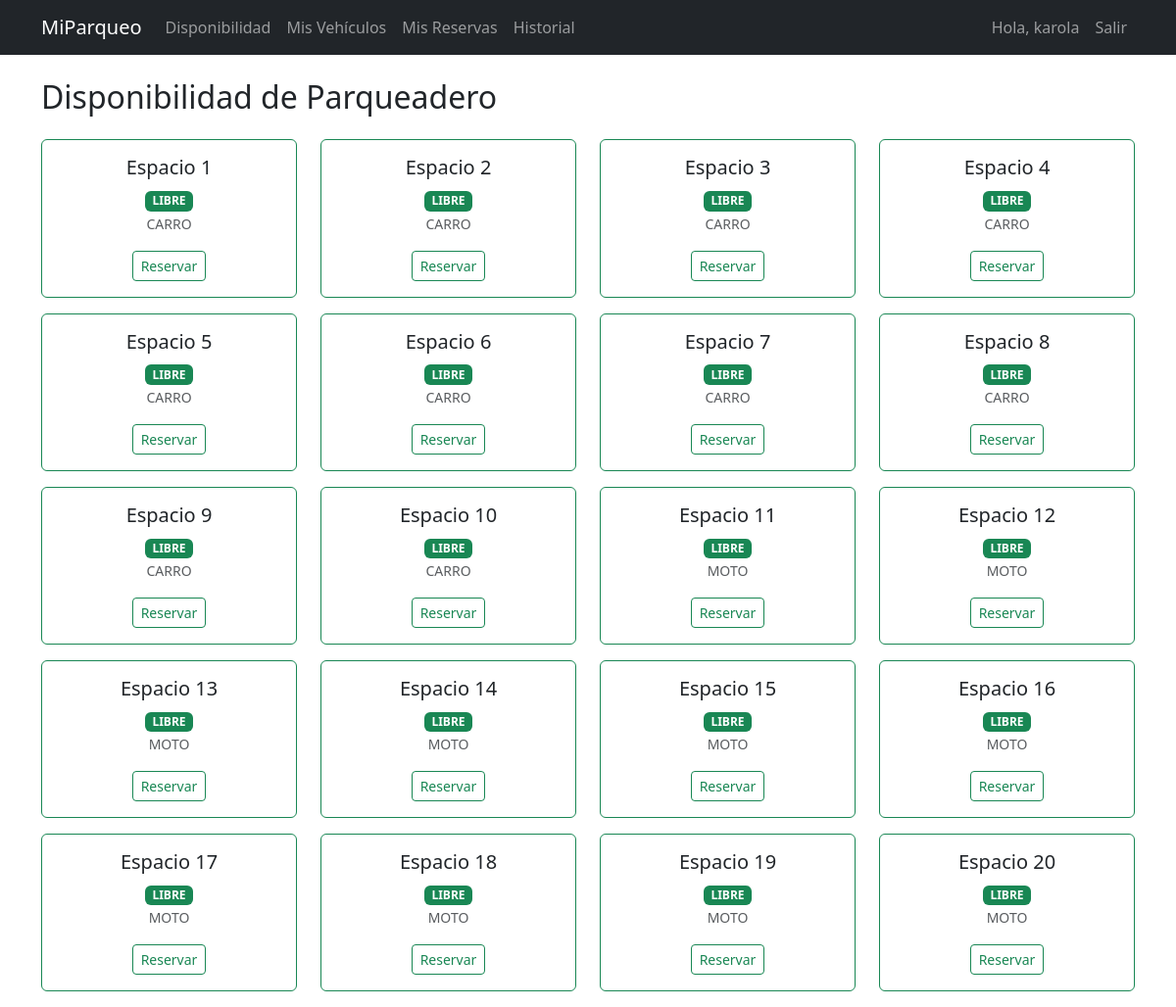
The page /cliente/disponibilidad/ (signed in) on the database its author committed.
### core/models.py (models this page shows, shortened)
class EspacioParqueadero(models.Model):
    TIPO_CHOICES = [
        ('CARRO', 'CARRO'),
        ('MOTO', 'MOTO'),
        ('DISCAPACIDAD', 'DISCAPACIDAD'),
    ]
    ESTADO_CHOICES = [
        ('LIBRE', 'LIBRE'),
        ('RESERVADO', 'RESERVADO'),
        ('OCUPADO', 'OCUPADO'),
        ('BLOQUEADO', 'BLOQUEADO'),
    ]
    numero = models.IntegerField(unique=True)
    tipo = models.CharField(max_length=20, choices=TIPO_CHOICES)
    estado = models.CharField(max_length=20, choices=ESTADO_CHOICES, default='LIBRE')

### core/views.py (the view)
# urls.py: path('cliente/disponibilidad/', views.disponibilidad, name='disponibilidad'),
@login_required
def disponibilidad(request):
    espacios = EspacioParqueadero.objects.all().order_by('numero')
    return render(request, 'cliente/disponibilidad.html', {'espacios': espacios})

### core/templates/cliente/disponibilidad.html
{% extends 'base.html' %}
{% block content %}
<h2 class="mb-4">Disponibilidad de Parqueadero</h2>
<div class="row">
    {% for espacio in espacios %}
    <div class="col-md-3 mb-3">
        <div
            class="card h-100 text-center {% if espacio.estado == 'LIBRE' %}border-success{% elif espacio.estado == 'OCUPADO' %}border-danger{% else %}border-warning{% endif %}">
            <div class="card-body">
                <h5 class="card-title">Espacio {{ espacio.numero }}</h5>
                <p class="card-text">
                    <span
                        class="badge {% if espacio.estado == 'LIBRE' %}bg-success{% elif espacio.estado == 'OCUPADO' %}bg-danger{% else %}bg-warning{% endif %}">
                        {{ espacio.estado }}
                    </span>
                    <br>
                    <small class="text-muted">{{ espacio.tipo }}</small>
                </p>
                {% if espacio.estado == 'LIBRE' %}
                <a href="{% url 'core:crear_reserva' %}?espacio_id={{ espacio.id }}"
                    class="btn btn-sm btn-outline-success">Reservar</a>
                {% else %}
                <button class="btn btn-sm btn-secondary" disabled>No Disponible</button>
                {% endif %}
            </div>
        </div>
    </div>
    {% endfor %}
</div>
{% endblock %}

### core/templates/base.html (shortened to what this page needs)
<!DOCTYPE html>
<html lang="es">
<head>
    <link href="https://cdn.jsdelivr.net/npm/bootstrap@5.3.0/dist/css/bootstrap.min.css" rel="stylesheet">
</head>
<body>
    <nav class="navbar navbar-expand-lg navbar-dark bg-dark mb-4">
        <div class="container">
            <a class="navbar-brand" href="{% url 'core:home' %}">MiParqueo</a>
            <div class="collapse navbar-collapse" id="navbarNav">
                <ul class="navbar-nav me-auto">
                    {% if user.is_authenticated %}
                    {% if user.is_superuser %}
                    <li class="nav-item"><a class="nav-link" href="/admin/">Admin</a></li>
                    {% else %}
                    <li class="nav-item"><a class="nav-link" href="{% url 'core:disponibilidad' %}">Disponibilidad</a>
                    </li>
                    <li class="nav-item"><a class="nav-link" href="{% url 'core:mis_vehiculos' %}">Mis Vehículos</a>
                    </li>
                    <li class="nav-item"><a class="nav-link" href="{% url 'core:reservas_activas' %}">Mis Reservas</a>
                    </li>
                    <li class="nav-item"><a class="nav-link" href="{% url 'core:historial' %}">Historial</a></li>
                    {% endif %}
                    {% endif %}
                </ul>
                <ul class="navbar-nav">
                    {% if user.is_authenticated %}
                    <li class="nav-item"><span class="nav-link">Hola, {{ user.username }}</span></li>
                    <li class="nav-item">
                        <form action="{% url 'core:logout' %}" method="post" class="d-inline">
                            <button type="submit" class="btn btn-link nav-link">Salir</button>
                        </form>
                    </li>
                    {% else %}
                    <li class="nav-item"><a class="nav-link" href="{% url 'core:login' %}">Ingresar</a></li>
                    {% endif %}
                </ul>
            </div>
        </div>
    </nav>
    <div class="container">
        {% block content %}{% endblock %}
    </div>
</body>
</html>

### rows shown on the page
EspacioParqueadero: numero "1", estado "LIBRE", tipo "CARRO"
EspacioParqueadero: numero "2", estado "LIBRE", tipo "CARRO"
EspacioParqueadero: numero "3", estado "LIBRE", tipo "CARRO"
EspacioParqueadero: numero "4", estado "LIBRE", tipo "CARRO"
EspacioParqueadero: numero "5", estado "LIBRE", tipo "CARRO"
EspacioParqueadero: numero "6", estado "LIBRE", tipo "CARRO"
EspacioParqueadero: numero "7", estado "LIBRE", tipo "CARRO"
EspacioParqueadero: numero "8", estado "LIBRE", tipo "CARRO"
EspacioParqueadero: numero "9", estado "LIBRE", tipo "CARRO"
EspacioParqueadero: numero "10", estado "LIBRE", tipo "CARRO"
EspacioParqueadero: numero "11", estado "LIBRE", tipo "MOTO"
EspacioParqueadero: numero "12", estado "LIBRE", tipo "MOTO"
EspacioParqueadero: numero "13", estado "LIBRE", tipo "MOTO"
EspacioParqueadero: numero "14", estado "LIBRE", tipo "MOTO"
EspacioParqueadero: numero "15", estado "LIBRE", tipo "MOTO"
EspacioParqueadero: numero "16", estado "LIBRE", tipo "MOTO"
EspacioParqueadero: numero "17", estado "LIBRE", tipo "MOTO"
EspacioParqueadero: numero "18", estado "LIBRE", tipo "MOTO"
EspacioParqueadero: numero "19", estado "LIBRE", tipo "MOTO"
EspacioParqueadero: numero "20", estado "LIBRE", tipo "MOTO"

### other values the page prints
{{ user.username }} "karola"
